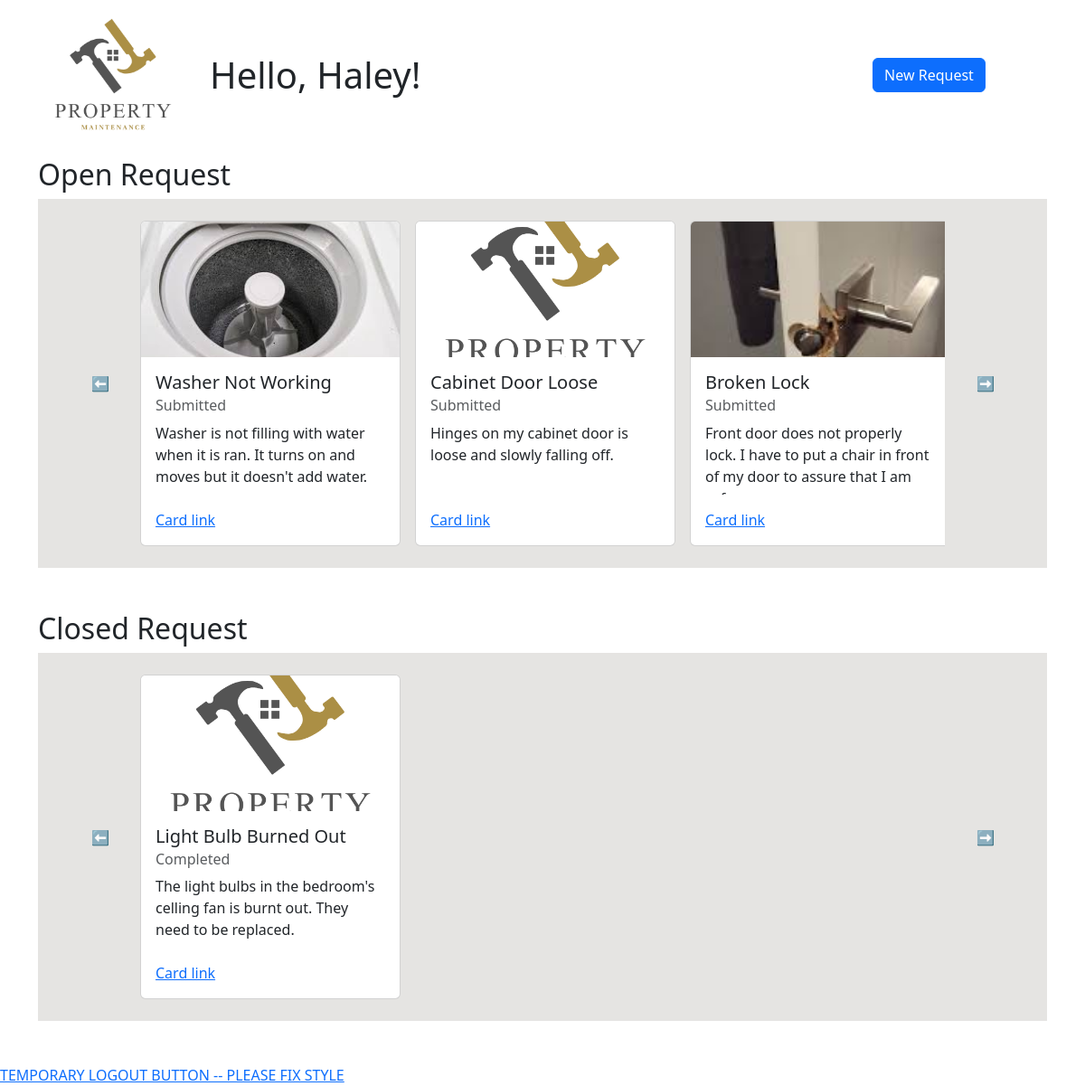
Before: /tenant-dashboard/ (signed in) with the older database file.
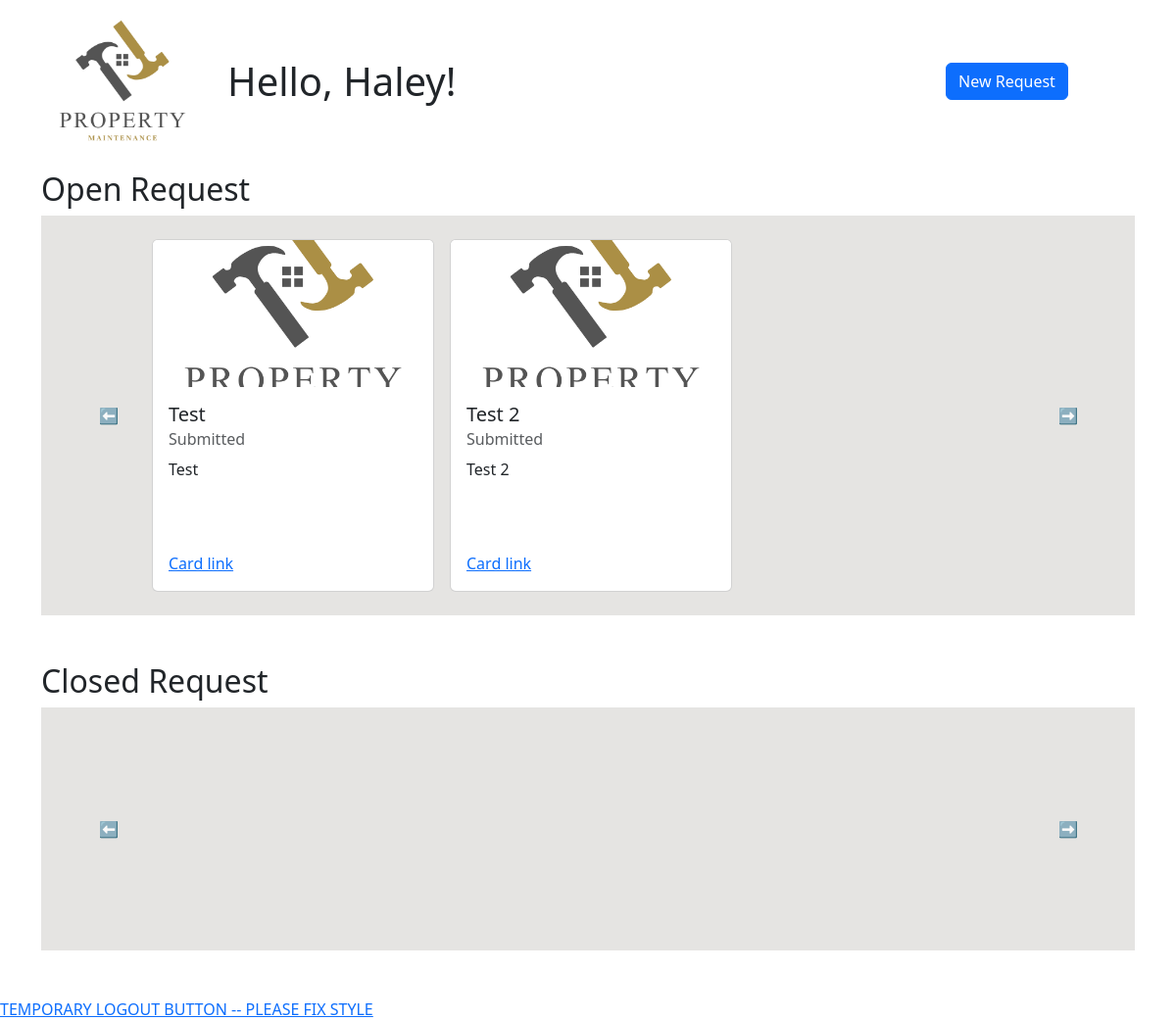
After: the same page with the newer database file.
### ticketsystem/models.py (models this page shows, shortened)
class Ticket(models.Model):
    title = models.CharField(max_length=200)
    description = models.TextField()
    CATEGORY_CHOICES = [
        ('electrical', 'Electrical'),
        ('plumbing', 'Plumbing'),
        ('general', 'General'),
    ]
    category = models.CharField(max_length=20, choices=CATEGORY_CHOICES)
    STATUS_CHOICES = [
        ('submitted', 'Submitted'),
        ('in_progress', 'In Progress'),
        ('completed', 'Completed'),
    ]
    status = models.CharField(max_length=20, choices=STATUS_CHOICES, default='submitted')
    PRIORITY_CHOICES = [
        ('low', 'Low'),
        ('medium', 'Medium'),
        ('high', 'High'),
    ]
    priority = models.CharField(max_length=10, choices=PRIORITY_CHOICES, default='medium')
    created_date = models.DateTimeField(auto_now_add=True)
    updated_date = models.DateTimeField(auto_now=True)
    completed_date = models.DateTimeField(null=True, blank=True) # based on status
    image = models.ImageField(upload_to='ticket_images/', null=True, blank=True)
    submitter = models.ForeignKey(settings.AUTH_USER_MODEL, on_delete=models.CASCADE, related_name='submitted_tickets')
    assigned_admin = models.ForeignKey(settings.AUTH_USER_MODEL, on_delete=models.SET_NULL, null=True, blank=True, related_name='assigned_tickets')

### ticketsystem/views.py (the view)
# urls.py: path('tenant-dashboard/', tenant_dashboard, name="tenant_dashboard"),
@login_required(login_url="/")
def tenant_dashboard(request):
    context = {
        'user': request.user,
        'tickets': Ticket.objects.all()
    }
    return render(request, 'tenant_dashboard.html', context)

### ticketsystem/templates/tenant_dashboard.html (shortened to what this page needs)
<!DOCTYPE html>
{% load static %}
<html lang="en">
<head>
    {% load bootstrap5 %}
    {% bootstrap_css %}
</head>
<body>
    <div class="container">
        <div class="row">
            <div class="col-sm-2 align-self-center mx-auto d-flex justify-content-center" >
                <img src="../../media/logo_light.png" class="img-fluid" alt="Property Maintenance">
            </div>
            <div class="col-lg my-auto">
                {% if user.is_authenticated %}
                <h1 class="my-auto">Hello, {{ user.username|capfirst }}!</h1>
                {% else %}
                    <p>Hello, Guest!</p>
                {% endif %}
            </div>
            <div class="col-sm-3 my-auto text-center" >
                    <a class="btn btn-primary" href="{% url 'ticket_create' %}" role="button">New Request</a>
            </div>
        </div>
    </div>
    <div class="container my-2">
            <h2>Open Request</h2>
            <div class="flex-row d-flex p-4 " style="background-color: #E5E4E2">
                <div class="col-1 align-self-center mx-auto d-flex justify-content-center">
                    ⬅️
                </div>
                <div class="col-md overflow-hidden position-relative " style="overflow-x: auto;">
                    <div class="d-flex flex-row gap-3 mx-auto" style="min-height:200px; overflow-x: auto;" >
                        {% for ticket in tickets %}
                            {% if ticket.submitter == user and ticket.status != "completed" %}
                                <div class="card flex-shrink-0" style="width: 18rem;">
                                    {% if ticket.image != "" %}
                                        <img class="card-img-top" style="max-height:150px; object-fit: cover;" src="{{ ticket.image.url }}" />
                                    {% else %}
                                        <img class="card-img-top" style="max-height:150px; object-fit: cover;" src="../../media/logo_light.png" />
                                    {% endif %}
                                    <div class="card-body">
                                    <h5 class="card-title overflow-hidden" style="height: 24px;">{{ ticket.title|title }}</h5>
                                    <h6 class="card-subtitle mb-2 text-muted">{{ ticket.status|capfirst }}</h6>
                                    <p class="card-text overflow-hidden" style="height: 80px;">{{ ticket.description|capfirst }}</p>
                                    <a href="{% url 'page' id=ticket.id %}" class="card-link stretched-link">Card link</a>
                                    </div>
                                </div>
                            {% endif %}
                        {% endfor %}
                    </div>
                </div>
                <div class="col-1 align-self-center d-flex justify-content-center">
                    ➡️
                </div>
            </div>
    </div>
    <div class="container my-5">
            <h2>Closed Request</h2>
            <div class="flex-row d-flex p-4 " style="background-color: #E5E4E2">
                <div class="col-1 align-self-center mx-auto d-flex justify-content-center">
                    ⬅️
                </div>
                <div class="col-md  overflow-hidden position-relative " style="overflow-x: auto;"">
                    <div class="d-flex flex-row gap-3 overflow-auto mx-auto" style="min-height:200px;" >
                        {% for ticket in tickets %}
                            {% if ticket.submitter == user and ticket.status == "completed" %}
                                <div class="card" style="width: 18rem;">
                                    {% if ticket.image != "" %}
                                        <img class="card-img-top" style="max-height:150px; object-fit: cover;" src="{{ ticket.image.url }}" />
                                    {% else %}
                                        <img class="card-img-top" style="max-height:150px; object-fit: cover;" src="../../media/logo_light.png" />
                                    {% endif %}
                                    <div class="card-body">
                                    <h5 class="card-title overflow-hidden" style="height: 24px;">{{ ticket.title }}</h5>
                                    <h6 class="card-subtitle mb-2 text-muted">{{ ticket.status|capfirst }}</h6>
                                    <p class="card-text overflow-hidden" style="height: 80px;">{{ ticket.description }}</p>
                                    <a href="" class="card-link stretched-link">Card link</a>
                                    </div>
                                </div>
                            {% endif %}
                        {% endfor %}
                    </div>
                </div>
                <div class="col-1 align-self-center d-flex justify-content-center">
                    ➡️
                </div>
            </div>
    </div>
    <div>
        <a href="{% url 'logout' %}">TEMPORARY LOGOUT BUTTON -- PLEASE FIX STYLE</a>
    </div>
</body>
</html>

### ticketsystem/templates/tenant_dashboard.html (style rules this page uses)
.card { transition:box-shadow 0.5s, border-color; }

Changed rows visible on the page:
removed Ticket: image (picture), title "Washer Not Working", status "Submitted", description "Washer is not filling with water when it is ran. It turns on and moves but it doesn't add water.", shown under "Open Request"
removed Ticket: title "Cabinet Door Loose", status "Submitted", description "Hinges on my cabinet door is loose and slowly falling off.", shown under "Open Request"
removed Ticket: image (picture), title "Broken Lock", status "Submitted", description "Front door does not properly lock. I have to put a chair in front of my door to assure that I am…", shown under "Open Request"
removed Ticket: title "Light Bulb Burned Out", status "Completed", description "The light bulbs in the bedroom's celling fan is burnt out. They need to be replaced.", shown under "Closed Request"
added Ticket: title "Test", status "Submitted", description "Test", shown under "Open Request"
added Ticket: title "Test 2", status "Submitted", description "Test 2", shown under "Open Request"
